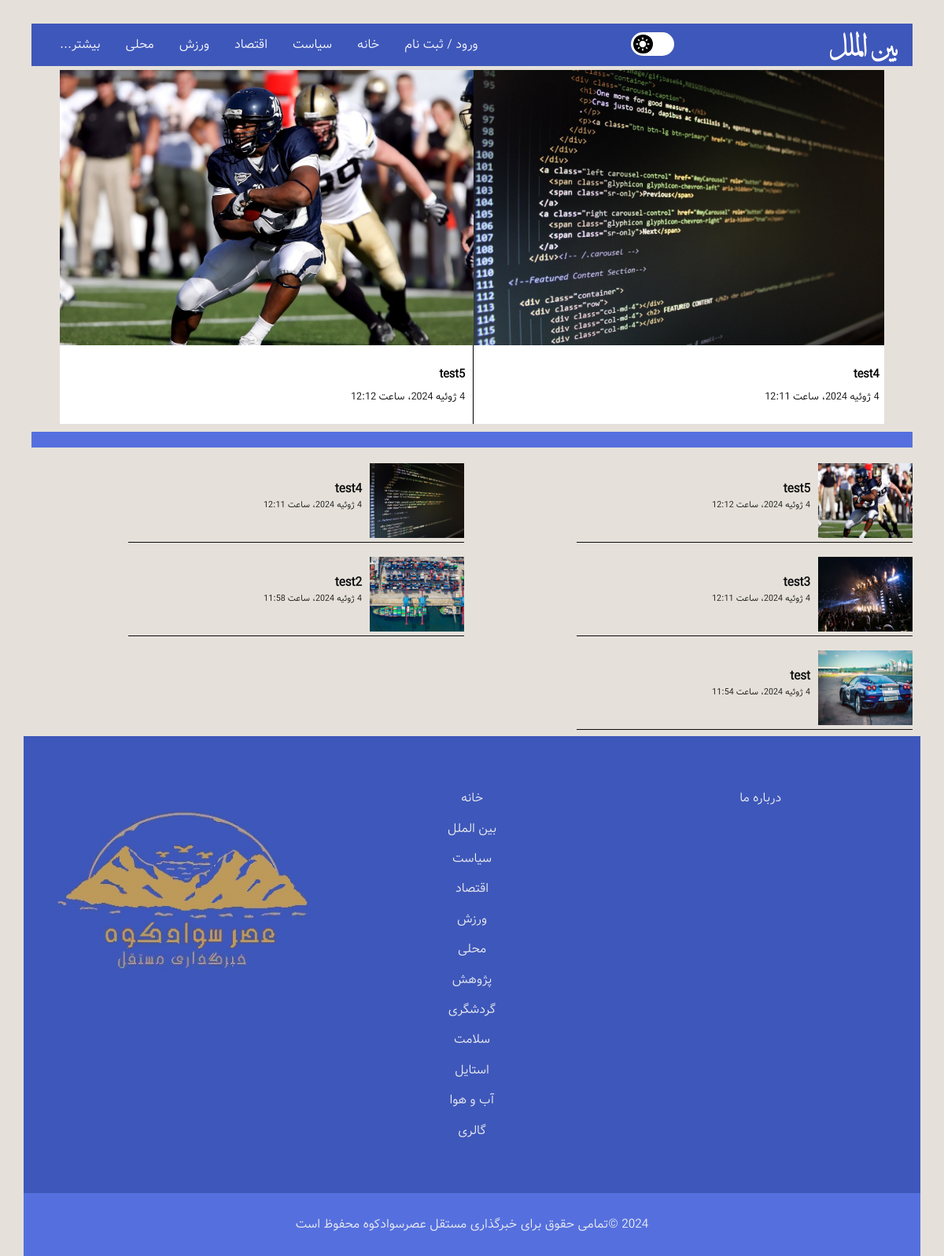
Before: /world/ with the older database file.
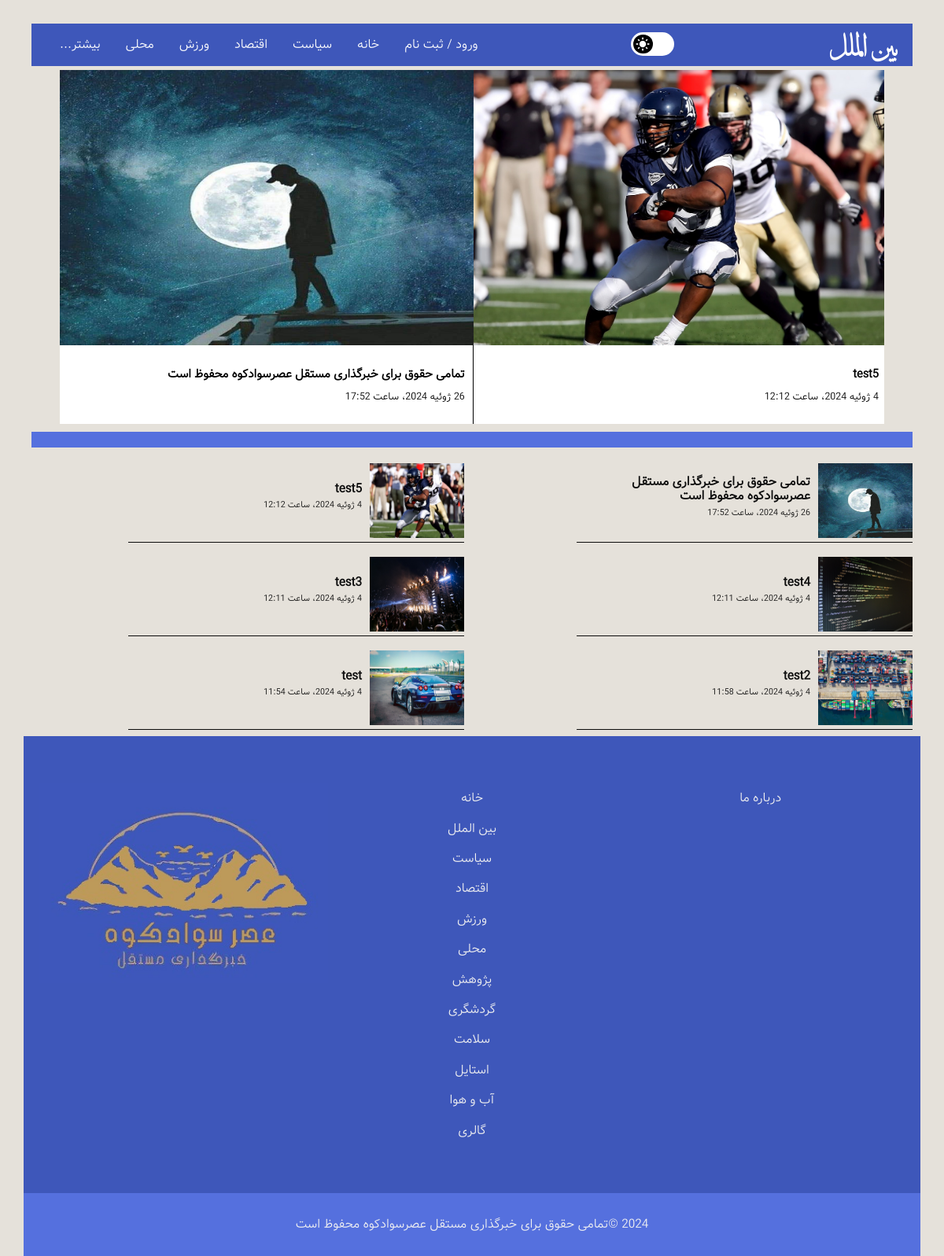
After: the same page with the newer database file.
### news/models.py (models this page shows, shortened)
class Article(models.Model):
    title = models.CharField(max_length=200, verbose_name='عنوان')
    category = models.ForeignKey(Category, on_delete=models.CASCADE, verbose_name='دسته بندی')
    cover_image = models.ImageField(upload_to='static/images', verbose_name='تصویر کاور', null=True, blank=True)
    content = models.TextField(verbose_name='محتوا')
    author = models.CharField(max_length=200, verbose_name='نویسنده')
    created_at = models.DateTimeField(auto_now_add=True, verbose_name='تاریخ ایجاد')
    slide_show = models.BooleanField(default=False, verbose_name='نمایش خبر در اسلایدر دسته بندی')
    is_urgent = models.BooleanField(default=False, verbose_name='نمایش خبر در اسلایدر صفحه اصلی')
    slug = models.SlugField(max_length=200, db_index=True, allow_unicode=True ,verbose_name='عنوان در url')
    is_active = models.BooleanField(default=False, verbose_name='قابل مشاهده / غیرقابل مشاهده')
    class Meta:
        verbose_name = 'خبر'
        verbose_name_plural = 'اخبار'

### news/views.py (the view)
# urls.py: path('world/', views.WorldListView.as_view(), name='world-page'),
class WorldListView(ListView):
    template_name = 'news/world.html'
    model = Article
    context_object_name = 'news'
    ordering = ['created_at']
    def get_queryset(self):
        return Article.objects.filter(category__url_title="world").filter(is_active=True).order_by('-id')

### template/news/world.html (shortened to what the changed rows need)
{% load static %}
<!DOCTYPE html>
<html class="no-js" lang="fa" dir="rtl">
<head>
    <link href="https://stackpath.bootstrapcdn.com/font-awesome/4.7.0/css/font-awesome.min.css" rel="stylesheet"
>
    <link rel="stylesheet" href="{% static 'css/normalize.css' %}">
    <link rel="stylesheet" href="{% static 'css/main.css' %}">
</head>
<body id="top" class="body_color">
    <div class="content-wrap main_color">
        <main class="main" role="main">
          <section class="slider">
            <div class="main_container">
                <div class="slide_container" id="slide_container">
                    <div id="slides" class="slides">
                      {% for new in news %}
                        {% if new.slide_show %}
                          <a href="{% url 'article-detail' pk=new.id  %}">
                            <div class="slide" id="slide11">
                                <img src="{{ new.cover_image.url }}">
                                <div class="news_details">
                                  <h3>{{ new.title }}</h3>
                                  <p>{{ new.created_at }}</p>
                                </div>
                            </div>
                          </a>
                        {% endif %}
                      {% endfor %}
                    </div>
                </div>
            </div>
          </section>
          <section class="news">
            <h2 class="content_color2"></h2>
            {% for new in news %}
                <div class="story">
                  <a href="{% url 'article-detail' pk=new.id  %}">
                    <div class="story-img">
                {% if new.cover_image %}
                    <img src="{{ new.cover_image.url }}" alt="">
                {% else %}
                    <img src="{% static 'images/business4.jpg' %}" alt="news">
                {% endif %}
                    </div>
                    <div class="story-headline">
                      <h3 class="color_b">{{ new.title }}</h3>
                      <p class="exact-time color_b">{{ new.created_at }}</p>
                    </div>
                  </a>
                </div>
            {% endfor %}
          </section>
        </main>
    </div>
</body>
</html>

Changed rows visible on the page:
no longer on one of the page's lists (row unchanged): Article: title "test4", created_at "4 ژوئیه 2024، ساعت 12:11"
added Article: cover_image (picture), title "تمامی حقوق برای خبرگذاری مستقل عصرسوادکوه محفوظ است", created_at "26 ژوئیه 2024، ساعت 17:52"
